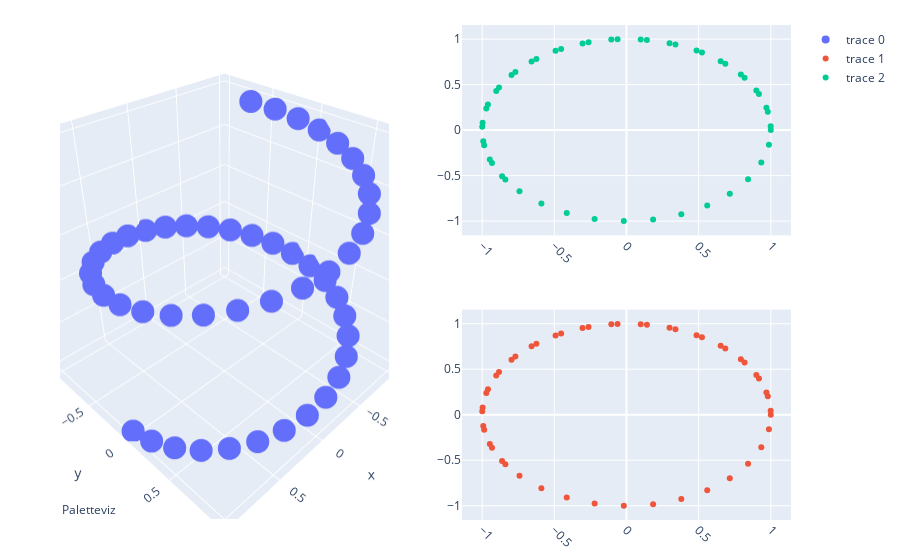

The notebook cell saved with this chart:
### Code cell
import plotly.graph_objects as go
from plotly.subplots import make_subplots
import numpy as np

import pandas as pd

# read in volcano database data
# df = pd.read_csv(
#     "https://raw.githubusercontent.com/plotly/datasets/master/volcano_db.csv",
#     encoding="iso-8859-1",
# )

df = pd.read_csv(
    "volcano_db.csv",
    encoding="iso-8859-1",
)


# frequency of Country
freq = df
freq = freq.Country.value_counts().reset_index().rename(columns={"index": "x"})

# read in 3d volcano surface data
# df_v = pd.read_csv("https://raw.githubusercontent.com/plotly/datasets/master/volcano.csv")
df_v = pd.read_csv("volcano.csv")

t = np.linspace(0, 10, 50)
x, y, z = np.cos(t), np.sin(t), t


fig = make_subplots(
    rows=2, cols=2,
    column_widths=[0.6, 0.6],
    row_heights=[0.6, 0.6],
    specs=[[{"type": "scatter3d", "rowspan": 2}, {"type": "scatter"}],
           [            None                 , {"type": "scatter"}]])


# Add 3d surface of volcano
fig.add_trace(
    go.Scatter3d(x=x, y=y, z=z, mode='markers'),
    row = 1, col = 1
)


# Add scattergeo globe map of volcano locations
fig.add_trace(
    go.Scatter(x=x, y=y, mode='markers'),
    row=2, col=2
)

# Add locations bar chart
fig.add_trace(
    go.Scatter(x=x, y=z, mode='markers'),
    row=1, col=2
)


# Update geo subplot properties
fig.update_geos(
    projection_type="orthographic",
    landcolor="white",
    oceancolor="MidnightBlue",
    showocean=True,
    lakecolor="LightBlue"
)

# Rotate x-axis labels
fig.update_xaxes(tickangle=45)

# Set theme, margin, and annotation in layout
fig.update_layout(
    # template="plotly_light",
    margin=dict(r=10, t=25, b=40, l=60),
    annotations=[
        dict(
            text="Paletteviz",
            showarrow=False,
            xref="paper",
            yref="paper",
            x=0,
            y=0)
    ]
)

fig.show()

### Figure 1 — Plotly figure (JSON) as saved in the notebook; plotly's stock layout.template omitted (floating-point values rounded to 4 significant figures)
{"data": [{"mode": "markers", "scene": "scene", "type": "scatter3d", "x": [1, 0.9792, 0.9179, 0.8184, 0.6849, 0.523, 0.3394, 0.1417, -0.06182, -0.2628, -0.4529, -0.6242, -0.7696, -0.883, -0.9598, -0.9968, -0.9924, -0.9468, -0.8619, -0.7412, -0.5898, -0.4138, -0.2208, -0.01851, 0.1845, 0.3799, 0.5595, 0.7158, 0.8425, 0.9342, 0.9871, 0.9991, 0.9695, 0.8998, 0.7927, 0.6527, 0.4856, 0.2983, 0.09872, -0.105, -0.3044, -0.4911, -0.6575, -0.7965, -0.9025, -0.9711, -0.9993, -0.9861, -0.9319, -0.8391], "y": [0, 0.2027, 0.3969, 0.5747, 0.7286, 0.8523, 0.9406, 0.9899, 0.9981, 0.9648, 0.8916, 0.7813, 0.6386, 0.4693, 0.2806, 0.08028, -0.1234, -0.322, -0.5072, -0.6713, -0.8076, -0.9103, -0.9753, -0.9998, -0.9828, -0.925, -0.8289, -0.6983, -0.5387, -0.3568, -0.16, 0.04333, 0.2449, 0.4363, 0.6096, 0.7576, 0.8742, 0.9545, 0.9951, 0.9945, 0.9526, 0.8711, 0.7535, 0.6046, 0.4306, 0.2388, 0.03701, -0.1663, -0.3627, -0.544], "z": [0, 0.2041, 0.4082, 0.6122, 0.8163, 1.02, 1.224, 1.429, 1.633, 1.837, 2.041, 2.245, 2.449, 2.653, 2.857, 3.061, 3.265, 3.469, 3.673, 3.878, 4.082, 4.286, 4.49, 4.694, 4.898, 5.102, 5.306, 5.51, 5.714, 5.918, 6.122, 6.327, 6.531, 6.735, 6.939, 7.143, 7.347, 7.551, 7.755, 7.959, 8.163, 8.367, 8.571, 8.776, 8.98, 9.184, 9.388, 9.592, 9.796, 10]}, {"mode": "markers", "type": "scatter", "x": [1, 0.9792, 0.9179, 0.8184, 0.6849, 0.523, 0.3394, 0.1417, -0.06182, -0.2628, -0.4529, -0.6242, -0.7696, -0.883, -0.9598, -0.9968, -0.9924, -0.9468, -0.8619, -0.7412, -0.5898, -0.4138, -0.2208, -0.01851, 0.1845, 0.3799, 0.5595, 0.7158, 0.8425, 0.9342, 0.9871, 0.9991, 0.9695, 0.8998, 0.7927, 0.6527, 0.4856, 0.2983, 0.09872, -0.105, -0.3044, -0.4911, -0.6575, -0.7965, -0.9025, -0.9711, -0.9993, -0.9861, -0.9319, -0.8391], "xaxis": "x2", "y": [0, 0.2027, 0.3969, 0.5747, 0.7286, 0.8523, 0.9406, 0.9899, 0.9981, 0.9648, 0.8916, 0.7813, 0.6386, 0.4693, 0.2806, 0.08028, -0.1234, -0.322, -0.5072, -0.6713, -0.8076, -0.9103, -0.9753, -0.9998, -0.9828, -0.925, -0.8289, -0.6983, -0.5387, -0.3568, -0.16, 0.04333, 0.2449, 0.4363, 0.6096, 0.7576, 0.8742, 0.9545, 0.9951, 0.9945, 0.9526, 0.8711, 0.7535, 0.6046, 0.4306, 0.2388, 0.03701, -0.1663, -0.3627, -0.544], "yaxis": "y2"}, {"mode": "markers", "type": "scatter", "x": [1, 0.9792, 0.9179, 0.8184, 0.6849, 0.523, 0.3394, 0.1417, -0.06182, -0.2628, -0.4529, -0.6242, -0.7696, -0.883, -0.9598, -0.9968, -0.9924, -0.9468, -0.8619, -0.7412, -0.5898, -0.4138, -0.2208, -0.01851, 0.1845, 0.3799, 0.5595, 0.7158, 0.8425, 0.9342, 0.9871, 0.9991, 0.9695, 0.8998, 0.7927, 0.6527, 0.4856, 0.2983, 0.09872, -0.105, -0.3044, -0.4911, -0.6575, -0.7965, -0.9025, -0.9711, -0.9993, -0.9861, -0.9319, -0.8391], "xaxis": "x", "y": [0, 0.2027, 0.3969, 0.5747, 0.7286, 0.8523, 0.9406, 0.9899, 0.9981, 0.9648, 0.8916, 0.7813, 0.6386, 0.4693, 0.2806, 0.08028, -0.1234, -0.322, -0.5072, -0.6713, -0.8076, -0.9103, -0.9753, -0.9998, -0.9828, -0.925, -0.8289, -0.6983, -0.5387, -0.3568, -0.16, 0.04333, 0.2449, 0.4363, 0.6096, 0.7576, 0.8742, 0.9545, 0.9951, 0.9945, 0.9526, 0.8711, 0.7535, 0.6046, 0.4306, 0.2388, 0.03701, -0.1663, -0.3627, -0.544], "yaxis": "y"}], "layout": {"annotations": [{"showarrow": false, "text": "Paletteviz", "x": 0, "xref": "paper", "y": 0, "yref": "paper"}], "geo": {"lakecolor": "LightBlue", "landcolor": "white", "oceancolor": "MidnightBlue", "projection": {"type": "orthographic"}, "showocean": true}, "margin": {"b": 40, "l": 60, "r": 10, "t": 25}, "scene": {"domain": {"x": [0, 0.45], "y": [0, 1]}}, "xaxis": {"anchor": "y", "domain": [0.55, 1], "tickangle": 45}, "xaxis2": {"anchor": "y2", "domain": [0.55, 1], "tickangle": 45}, "yaxis": {"anchor": "x", "domain": [0.575, 1]}, "yaxis2": {"anchor": "x2", "domain": [0, 0.425]}}}
